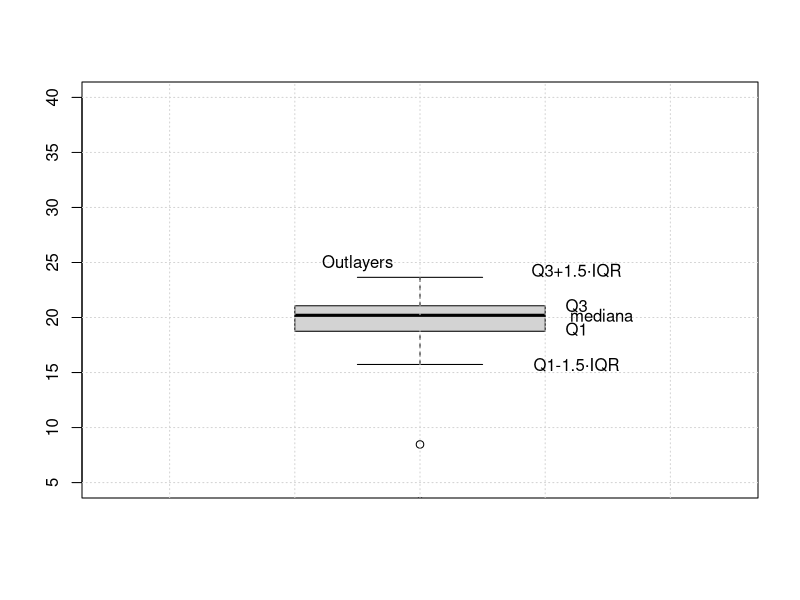

The R source for this figure:
## ---- chunk 1
restaDosNumeros<-function(x,y){
    z <- x-y
    return(z)
}
## ---- chunk 2
restaDosNumeros(10,7)
## ---- chunk 3
# tambien podemos invertir el orden
restaDosNumeros(y=10,x=7)
## ---- chunk 4
restaDosNumerosConEscala<-function(x,y,scale = 1){
    z <- (x-y)*scale
    return(z)
}
## ---- chunk 5
restaDosNumerosConEscala(10,7)
## ---- chunk 6
activities<-read.csv('data/activities_strava.csv', stringsAsFactor=T)
activities$duracion_minutos <- activities$Elapsed.Time/60
# Duracion de todas las actividades realizadas por la tarde
duracion_afternoon <- activities[activities$Activity.Name=='Afternoon Ride','duracion_minutos']
## ---- chunk 7
# variable my_media, va a recibir un vector x
my_mean <- function(X){
  # Itera en todos los elementos de x y los sumamos entre si
  m <- 0
  for (xi in X){
    m <- m+xi
  }
  # es equivalente al for m <- sum(X)
  # Se devuelve m/numero de muestras de x
  return(m/length(X))
}
## ---- chunk 8
# calcula la media de la columna duracion_afternoon por medio de una función hecha
my_mean(duracion_afternoon)
# Funcion interna de R
mean(duracion_afternoon)
## ---- chunk 9
# la media es muy sencible a outlayers
mean(duracion_afternoon)
## ---- chunk 10
# Como el primer valor de la secuencia es atipico, le decimos que inicie de la posicion 2 en adelante
mean(duracion_afternoon[2:length(duracion_afternoon)])
## ---- chunk 11
# He quitado los valores extremos, el 20% de las muestras mas altas y el 20 de las muestras mas bajas
mean(duracion_afternoon,trim = 0.2)
## ---- chunk 12
?mean
## ---- chunk 13
duracion_afternoon_filtrado <- duracion_afternoon[duracion_afternoon <= 100]
duracion_afternoon_filtrado
## ---- chunk 14
# No me muestra el primero ya que ese es el valor atipico y no está en el filtro
which(duracion_afternoon<=100)
## ---- chunk 15
myVar <- function(X){
  m <- mean(X)
  v <- 0
  for(xi in X){
    v <- v + (xi - m)^2
  }
  total <- v / (length(X) -1)
  return(total)
}
## ---- chunk 16
# la varianza son minutos al cuadrado
print(paste("La varianza es:", myVar(duracion_afternoon)))
# La desviacion tipica es la raiz cuadrada de la varianza, la desviacion tipica son minutos
print(paste("La desviación típica es:",sqrt(myVar(duracion_afternoon))))
## ---- chunk 17
# Funciones propias de R 
# varianza minutos al cuadrado
print(paste("La varianza es:",var(duracion_afternoon)))
# La desviacion tipica es la raiz cuadrada de la varianza, la desviacion tipica son minutos
print(paste("La desviación típica es:",sd(duracion_afternoon)))
## ---- chunk 18
# tenemos una secuencia de numeros sencilla longitud impar
my_seq <- c(5, 7, 10, 6, 1)
# la mediana es el numero a partir del cual hay tamtos elementos mayores como menores
# verificamos si la longitud es par o impar
# 1. ordenamos el vector
sort(my_seq)
# 2. sacamos la longitud del vector
length(my_seq)
# 3. dividomos la longitud de ese vector entre 2
length(my_seq)/2
# 4. para quedarnos con la parte mas baja o piso
floor(length(my_seq)/2)
# para quedarnos con la parte mas alta o techo
# selling(length(my_seq)/2)
# 5. como el arraid inicia en 1 hay que sumar 1
floor(length(my_seq)/2) + 1
# Finalmente la mediana es el valor que está en esa posicion
sort(my_seq)[floor(length(my_seq)/2)+1]
## ---- chunk 19
# Cuando la longitud del vector es par, se divide entre 2, se coge la posicion anterior y la siguiente, y se calcula la media
# tenemos una secuencia de numeros sencilla longitud impar
my_seq1 <- c(5, 7, 10, 6, 1, 4)
# Creo la funcion
myMedian <- function(X){
  # ordenar el vector
  x <- sort(X)
  i <- ((length(x)+1)/2)
  # verificar si el vector es paro impar
  if(round(i)==i){
    # en el caso de impar
    my_median <- (x[i])
  }else{
    # en el caso de par
    my_median <- ((x[floor(i)]+x[ceiling(i)])/2)
  }
  return(my_median)
}
myMedian(my_seq1)
## ---- chunk 20
# mediana
myMedian(duracion_afternoon)
## ---- chunk 21
# mediana
median(duracion_afternoon)
## ---- chunk 22
summary(duracion_afternoon)
## ---- chunk 23
X<-duracion_afternoon[duracion_afternoon<50]
# pinto la caja
boxplot(X, ylim=c(5,40))
grid()
# Q1
q1<-quantile(X,0.25)
# Q3
q3<-quantile(X,0.75)
# Calculo el rango intercuartilico
iqr<-q3-q1
# le doy un nombre al vector
names(iqr)<-"iqr"
q1
q3
iqr

text(1.25,q3,"Q3")
text(1.29,median(X),"mediana")
text(1.25,q1,"Q1")
text(1.25,q3+1.5*iqr,"Q3+1.5·IQR")
text(1.25,q1-1.5*iqr,"Q1-1.5·IQR")

text(0.9,q3+1.8*iqr,"Outlayers")
## ---- chunk 24
quantile(X)
## ---- chunk 25
summary(X)
## ---- chunk 26
quantile(X, c(0.1,0.5,0.9))
## ---- chunk 27
quantile(X, c(0.25,0.5,0.75))
## ---- chunk 28
?boxplot
## ---- chunk 29
# el 90% se ha tardado menos de 23 minutos o el 10% de las veces ha tardado mas de 23 minutos
quantile(duracion_afternoon,0.9)
## ---- chunk 30
# se define la semilla y los numeros son seudo aleatorios, siempre parten de un origen y los algoritnos consiguen la mayor aleatoriedad
# basicamente se hace para que los valores no cambien, para eso se define la semilla
set.seed(123)
# Creamos una secuencia de 40 números aleatorios de media 7 y desviacion tipica 2, se redondea para sacar el valor entero y con él hacer los calculos
vec<-round(rnorm(40,mean=7,sd=2))
vec
## ---- chunk 31
#Contamos las veces que aparece cada uno
# table, cuenta el numero de apariciones, es una matriz de conteos o frecuencias
myTable<-table(vec)
myTable
## ---- chunk 32
#Contamos las veces que aparece cada uno
summary(factor(vec))
## ---- chunk 33
str(myTable)
## ---- chunk 34
# nombre de la columna, devuelve el indice del maximo which.max
names(myTable)[which.max(myTable)]
## ---- chunk 35
# devuelve la posicion de la primera aparicion del mayor valor
v <- c(1, 4, 5, 1, 5)
which.max(v)
## ---- chunk 36
# devuelve todas las posiciones del mayor valor
v <- c(1, 4, 5, 1, 5)
which(v == max(v))
## ---- chunk 37
myTable["6"]
myTable[4]
## ---- chunk 38
print(paste("La posición del máximo es:",which.max(myTable)))

print(paste("El número más común es:",names(myTable)[which.max(myTable)]))
print(paste("Ese número ha aparecido ",max(myTable),"veces"))
